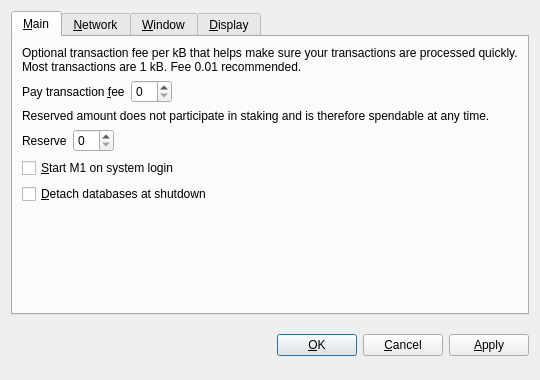
<?xml version="1.0" encoding="UTF-8"?>
<ui version="4.0">
 <class>OptionsDialog</class>
 <widget class="QDialog" name="OptionsDialog">
  <property name="geometry">
   <rect>
    <x>0</x>
    <y>0</y>
    <width>540</width>
    <height>380</height>
   </rect>
  </property>
  <property name="windowTitle">
   <string>Options</string>
  </property>
  <property name="modal">
   <bool>true</bool>
  </property>
  <layout class="QVBoxLayout" name="verticalLayout">
   <item>
    <widget class="QTabWidget" name="tabWidget">
     <property name="tabPosition">
      <enum>QTabWidget::North</enum>
     </property>
     <property name="currentIndex">
      <number>0</number>
     </property>
     <widget class="QWidget" name="tabMain">
      <attribute name="title">
       <string>&amp;Main</string>
      </attribute>
      <layout class="QVBoxLayout" name="verticalLayout_Main">
       <item>
        <widget class="QLabel" name="transactionFeeInfoLabel">
         <property name="text">
          <string>Optional transaction fee per kB that helps make sure your transactions are processed quickly. Most transactions are 1 kB. Fee 0.01 recommended.</string>
         </property>
         <property name="textFormat">
          <enum>Qt::PlainText</enum>
         </property>
         <property name="wordWrap">
          <bool>true</bool>
         </property>
        </widget>
       </item>
       <item>
        <layout class="QHBoxLayout" name="horizontalLayoutFee">
         <item>
          <widget class="QLabel" name="transactionFeeLabel">
           <property name="text">
            <string>Pay transaction &amp;fee</string>
           </property>
           <property name="textFormat">
            <enum>Qt::PlainText</enum>
           </property>
           <property name="buddy">
            <cstring>transactionFee</cstring>
           </property>
          </widget>
         </item>
         <item>
          <widget class="BitcoinAmountField" name="transactionFee"/>
         </item>
         <item>
          <spacer name="horizontalSpacerFee">
           <property name="orientation">
            <enum>Qt::Horizontal</enum>
           </property>
           <property name="sizeHint" stdset="0">
            <size>
             <width>40</width>
             <height>20</height>
            </size>
           </property>
          </spacer>
         </item>
        </layout>
       </item>
       <item>
        <widget class="QLabel" name="reserveBalanceInfoLabel">
         <property name="text">
          <string>Reserved amount does not participate in staking and is therefore spendable at any time.</string>
         </property>
         <property name="textFormat">
          <enum>Qt::PlainText</enum>
         </property>
         <property name="wordWrap">
          <bool>true</bool>
         </property>
        </widget>
       </item>
       <item>
        <layout class="QHBoxLayout" name="horizontalLayoutReserveBalance">
         <item>
          <widget class="QLabel" name="reserveBalanceLabel">
           <property name="text">
            <string>Reserve</string>
           </property>
           <property name="textFormat">
            <enum>Qt::PlainText</enum>
           </property>
           <property name="buddy">
            <cstring>reserveBalance</cstring>
           </property>
          </widget>
         </item>
         <item>
          <widget class="BitcoinAmountField" name="reserveBalance"/>
         </item>
         <item>
          <spacer name="horizontalSpacerReserveBalance">
           <property name="orientation">
            <enum>Qt::Horizontal</enum>
           </property>
           <property name="sizeHint" stdset="0">
            <size>
             <width>40</width>
             <height>20</height>
            </size>
           </property>
          </spacer>
         </item>
        </layout>
       </item>
       <item>
        <widget class="QCheckBox" name="bitcoinAtStartup">
         <property name="toolTip">
          <string>Automatically start M1 after logging in to the system.</string>
         </property>
         <property name="text">
          <string>&amp;Start M1 on system login</string>
         </property>
        </widget>
       </item>
       <item>
        <widget class="QCheckBox" name="detachDatabases">
         <property name="toolTip">
          <string>Detach block and address databases at shutdown. This means they can be moved to another data directory, but it slows down shutdown. The wallet is always detached.</string>
         </property>
         <property name="text">
          <string>&amp;Detach databases at shutdown</string>
         </property>
        </widget>
       </item>
       <item>
        <spacer name="verticalSpacer_Main">
         <property name="orientation">
          <enum>Qt::Vertical</enum>
         </property>
         <property name="sizeHint" stdset="0">
          <size>
           <width>20</width>
           <height>40</height>
          </size>
         </property>
        </spacer>
       </item>
      </layout>
     </widget>
     <widget class="QWidget" name="tabNetwork">
      <attribute name="title">
       <string>&amp;Network</string>
      </attribute>
      <layout class="QVBoxLayout" name="verticalLayout_Network">
       <item>
        <widget class="QCheckBox" name="mapPortUpnp">
         <property name="toolTip">
          <string>Automatically open the M1 client port on the router. This only works when your router supports UPnP and it is enabled.</string>
         </property>
         <property name="text">
          <string>Map port using &amp;UPnP</string>
         </property>
        </widget>
       </item>
       <item>
        <widget class="QCheckBox" name="connectSocks">
         <property name="toolTip">
          <string>Connect to the M1 network through a SOCKS proxy (e.g. when connecting through Tor).</string>
         </property>
         <property name="text">
          <string>&amp;Connect through SOCKS proxy:</string>
         </property>
        </widget>
       </item>
       <item>
        <layout class="QHBoxLayout" name="horizontalLayout_Network">
         <item>
          <widget class="QLabel" name="proxyIpLabel">
           <property name="text">
            <string>Proxy &amp;IP:</string>
           </property>
           <property name="textFormat">
            <enum>Qt::PlainText</enum>
           </property>
           <property name="buddy">
            <cstring>proxyIp</cstring>
           </property>
          </widget>
         </item>
         <item>
          <widget class="QValidatedLineEdit" name="proxyIp">
           <property name="maximumSize">
            <size>
             <width>140</width>
             <height>16777215</height>
            </size>
           </property>
           <property name="toolTip">
            <string>IP address of the proxy (e.g. 127.0.0.1)</string>
           </property>
          </widget>
         </item>
         <item>
          <widget class="QLabel" name="proxyPortLabel">
           <property name="text">
            <string>&amp;Port:</string>
           </property>
           <property name="textFormat">
            <enum>Qt::PlainText</enum>
           </property>
           <property name="buddy">
            <cstring>proxyPort</cstring>
           </property>
          </widget>
         </item>
         <item>
          <widget class="QLineEdit" name="proxyPort">
           <property name="maximumSize">
            <size>
             <width>55</width>
             <height>16777215</height>
            </size>
           </property>
           <property name="toolTip">
            <string>Port of the proxy (e.g. 9050)</string>
           </property>
          </widget>
         </item>
         <item>
          <widget class="QLabel" name="socksVersionLabel">
           <property name="text">
            <string>SOCKS &amp;Version:</string>
           </property>
           <property name="textFormat">
            <enum>Qt::PlainText</enum>
           </property>
           <property name="buddy">
            <cstring>socksVersion</cstring>
           </property>
          </widget>
         </item>
         <item>
          <widget class="QValueComboBox" name="socksVersion">
           <property name="toolTip">
            <string>SOCKS version of the proxy (e.g. 5)</string>
           </property>
          </widget>
         </item>
         <item>
          <spacer name="horizontalSpacer_Network">
           <property name="orientation">
            <enum>Qt::Horizontal</enum>
           </property>
           <property name="sizeHint" stdset="0">
            <size>
             <width>40</width>
             <height>20</height>
            </size>
           </property>
          </spacer>
         </item>
        </layout>
       </item>
       <item>
        <spacer name="verticalSpacer_Network">
         <property name="orientation">
          <enum>Qt::Vertical</enum>
         </property>
         <property name="sizeHint" stdset="0">
          <size>
           <width>20</width>
           <height>40</height>
          </size>
         </property>
        </spacer>
       </item>
      </layout>
     </widget>
     <widget class="QWidget" name="tabWindow">
      <attribute name="title">
       <string>&amp;Window</string>
      </attribute>
      <layout class="QVBoxLayout" name="verticalLayout_Window">
       <item>
        <widget class="QCheckBox" name="minimizeToTray">
         <property name="toolTip">
          <string>Show only a tray icon after minimizing the window.</string>
         </property>
         <property name="text">
          <string>&amp;Minimize to the tray instead of the taskbar</string>
         </property>
        </widget>
       </item>
       <item>
        <widget class="QCheckBox" name="minimizeOnClose">
         <property name="toolTip">
          <string>Minimize instead of exit the application when the window is closed. When this option is enabled, the application will be closed only after selecting Quit in the menu.</string>
         </property>
         <property name="text">
          <string>M&amp;inimize on close</string>
         </property>
        </widget>
       </item>
       <item>
        <spacer name="verticalSpacer_Window">
         <property name="orientation">
          <enum>Qt::Vertical</enum>
         </property>
         <property name="sizeHint" stdset="0">
          <size>
           <width>20</width>
           <height>40</height>
          </size>
         </property>
        </spacer>
       </item>
      </layout>
     </widget>
     <widget class="QWidget" name="tabDisplay">
      <attribute name="title">
       <string>&amp;Display</string>
      </attribute>
      <layout class="QVBoxLayout" name="verticalLayout_Display">
       <item>
        <layout class="QHBoxLayout" name="horizontalLayout_1_Display">
         <item>
          <widget class="QLabel" name="langLabel">
           <property name="text">
            <string>User Interface &amp;language:</string>
           </property>
           <property name="textFormat">
            <enum>Qt::PlainText</enum>
           </property>
           <property name="buddy">
            <cstring>lang</cstring>
           </property>
          </widget>
         </item>
         <item>
          <widget class="QValueComboBox" name="lang">
           <property name="toolTip">
            <string>The user interface language can be set here. This setting will take effect after restarting M1.</string>
           </property>
          </widget>
         </item>
        </layout>
       </item>
       <item>
        <layout class="QHBoxLayout" name="horizontalLayout_2_Display">
         <item>
          <widget class="QLabel" name="unitLabel">
           <property name="text">
            <string>&amp;Unit to show amounts in:</string>
           </property>
           <property name="textFormat">
            <enum>Qt::PlainText</enum>
           </property>
           <property name="buddy">
            <cstring>unit</cstring>
           </property>
          </widget>
         </item>
         <item>
          <widget class="QValueComboBox" name="unit">
           <property name="toolTip">
            <string>Choose the default subdivision unit to show in the interface and when sending coins.</string>
           </property>
          </widget>
         </item>
        </layout>
       </item>
       <item>
        <widget class="QCheckBox" name="displayAddresses">
         <property name="toolTip">
          <string>Whether to show M1 addresses in the transaction list or not.</string>
         </property>
         <property name="text">
          <string>&amp;Display addresses in transaction list</string>
         </property>
        </widget>
       </item>
       <item>
        <widget class="QCheckBox" name="coinControlFeatures">
         <property name="toolTip">
          <string>Whether to show coin control features or not.</string>
         </property>
         <property name="text">
          <string>Display coin &amp;control features (experts only!)</string>
         </property>
        </widget>
       </item>
       <item>
        <spacer name="verticalSpacer_Display">
         <property name="orientation">
          <enum>Qt::Vertical</enum>
         </property>
         <property name="sizeHint" stdset="0">
          <size>
           <width>20</width>
           <height>40</height>
          </size>
         </property>
        </spacer>
       </item>
      </layout>
     </widget>
    </widget>
   </item>
   <item>
    <layout class="QHBoxLayout" name="horizontalLayout_Buttons">
     <item>
      <spacer name="horizontalSpacer_1">
       <property name="orientation">
        <enum>Qt::Horizontal</enum>
       </property>
       <property name="sizeHint" stdset="0">
        <size>
         <width>40</width>
         <height>48</height>
        </size>
       </property>
      </spacer>
     </item>
     <item>
      <widget class="QLabel" name="statusLabel">
       <property name="font">
        <font>
         <weight>75</weight>
         <bold>true</bold>
        </font>
       </property>
       <property name="text">
        <string/>
       </property>
       <property name="textFormat">
        <enum>Qt::PlainText</enum>
       </property>
       <property name="wordWrap">
        <bool>true</bool>
       </property>
      </widget>
     </item>
     <item>
      <spacer name="horizontalSpacer_2">
       <property name="orientation">
        <enum>Qt::Horizontal</enum>
       </property>
       <property name="sizeHint" stdset="0">
        <size>
         <width>40</width>
         <height>48</height>
        </size>
       </property>
      </spacer>
     </item>
     <item>
      <widget class="QPushButton" name="okButton">
       <property name="text">
        <string>&amp;OK</string>
       </property>
      </widget>
     </item>
     <item>
      <widget class="QPushButton" name="cancelButton">
       <property name="text">
        <string>&amp;Cancel</string>
       </property>
       <property name="autoDefault">
        <bool>false</bool>
       </property>
      </widget>
     </item>
     <item>
      <widget class="QPushButton" name="applyButton">
       <property name="text">
        <string>&amp;Apply</string>
       </property>
       <property name="autoDefault">
        <bool>false</bool>
       </property>
      </widget>
     </item>
    </layout>
   </item>
  </layout>
 </widget>
 <customwidgets>
  <customwidget>
   <class>BitcoinAmountField</class>
   <extends>QSpinBox</extends>
   <header>bitcoinamountfield.h</header>
  </customwidget>
  <customwidget>
   <class>QValueComboBox</class>
   <extends>QComboBox</extends>
   <header>qvaluecombobox.h</header>
  </customwidget>
  <customwidget>
   <class>QValidatedLineEdit</class>
   <extends>QLineEdit</extends>
   <header>qvalidatedlineedit.h</header>
  </customwidget>
 </customwidgets>
 <resources/>
 <connections/>
</ui>
